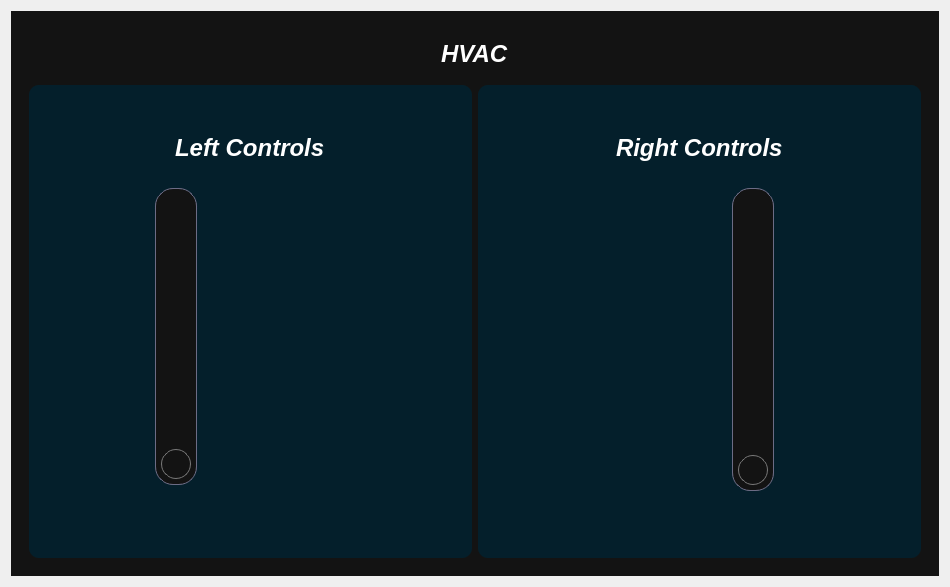
<?xml version="1.0" encoding="UTF-8"?>
<ui version="4.0">
 <class>HVAC</class>
 <widget class="QWidget" name="HVAC">
  <property name="geometry">
   <rect>
    <x>0</x>
    <y>0</y>
    <width>950</width>
    <height>587</height>
   </rect>
  </property>
  <property name="windowTitle">
   <string>Form</string>
  </property>
  <property name="styleSheet">
   <string notr="true">*{
	border: none;
	background-color: transparent;
	background: none; 
	padding: 0;
	margin: 0;
	color: #fff;
}

#scrollAreaWidgetContents{
	background-color: #131313 ; /* black */
}

#centralwidget{
	background-color: #131313 ; /* black */
}

#centralwidget QPushButton{
	background-color: #6C6C85 ; /* pastel purple */
	padding: 5px 10px;
	border-radius: 10px;
}

#centralwidget QPushButton:pressed {
    background-color: #4BD7D6 ; /* light blue */
}

#centralwidget QSlider::groove:horizontal {
    border: 1px solid #6C6C85 ; /* pastel purple */
    height: 15px;
    border-radius: 8px;
}

#centralwidget  QSlider::sub-page:horizontal {
    background-color: #4BD7D6 ; /* light blue */
    height: 15px;
    border-radius: 5px;
}

#centralwidget QSlider::handle:horizontal {
    background: qlineargradient(x1:0, y1:0, x2:1, y2:1,
        stop:0 #eee, stop:1 #ccc);
    border: 1px solid #777;
    width: 20px;
    margin-top: -2px;
    margin-bottom: -2px;
    border-radius: 8px;
}

QSlider::groove:vertical {
    background-color: #4BD7D6 ; /* light blue */
	border: 1px solid #6C6C85 ; /* pastel purple */
    width: 40px;
    border-radius: 20px;
}

QSlider::sub-page:vertical {
    border: 1px solid #6C6C85; /* pastel purple */
    background-color: #131313; /* black */
    width: 36px;
    margin-top: 0px; /* Adjusted for better alignment */
    margin-bottom: -20px; /* Space below the sub-page */
    border-radius: 18px;
}

QSlider::handle:vertical {
    height: 28px;
    background: qlineargradient(x1:0, y1:0, x2:1, y2:1,
        stop:0 #eee, stop:1 #ccc);
    border: 1px solid #777;
    width: 28px;
    margin-top: 5px;
    margin-bottom: 5px;
	margin-left: 5px;
	margin-right: 5px;
    border-radius: 15px;
}



QScrollBar:horizontal {
        min-width: 240px;
        height: 13px;
    }

    QScrollBar:vertical {
        min-height: 240px;
        width: 13px;
    }

    QScrollBar::groove {
        background: 2A2827; /* dark grey */
        border-radius: 5px;
    }

    QScrollBar::handle {
        background: #4BD7D6 ; /* light blue */
        border-radius: 5px;
    }

    QScrollBar::handle:horizontal {
        width: 25px;
    }

    QScrollBar::handle:vertical {
        height: 25px; scrollAreaWidgetContents 
    }

#leftControls{
	background: #041F2B ; /* dark blue */
	border-radius: 10px;
}

#rightControls{
	background: #041F2B ; /* dark blue */
	border-radius: 10px;
}


/*============================================*/

QListWidget {
    min-height: 150px;
    max-height: 150px;
    background-color: #131313 ; /* black */
    border: 1px solid #6C6C85 ; /* pastel purple */
    border-radius: 8px;
}

QListWidget::item {
    height: 50px;
    width: 50px;
    border-radius:  8px;
	text-align: center;
}

QListWidget::item:selected {
    background-color: #4BD7D6 ; /* light blue */
    border-radius: 8px;
}

QListWidget::item:selected:!active {
    border-width: 0px;
}

QListWidget::item:selected:active {
    background-color: #4BD7D6 ; /* light blue */
}

QListWidget::item:selected:!focus {
	color: black;
    border-width: 0px;
}

QListWidget::item:focus {
    background-color: #6C6C85 ; /* pastel purple */
}

QListWidget::item:hover {
    background-color: #6C6C85 ; /* pastel purple */
}

</string>
  </property>
  <layout class="QVBoxLayout" name="verticalLayout">
   <item>
    <widget class="QFrame" name="centralwidget">
     <property name="frameShape">
      <enum>QFrame::StyledPanel</enum>
     </property>
     <property name="frameShadow">
      <enum>QFrame::Raised</enum>
     </property>
     <layout class="QGridLayout" name="gridLayout_4">
      <item row="0" column="0">
       <widget class="QFrame" name="frame">
        <property name="minimumSize">
         <size>
          <width>0</width>
          <height>300</height>
         </size>
        </property>
        <property name="frameShape">
         <enum>QFrame::StyledPanel</enum>
        </property>
        <property name="frameShadow">
         <enum>QFrame::Raised</enum>
        </property>
        <layout class="QGridLayout" name="gridLayout">
         <item row="0" column="0" colspan="2" alignment="Qt::AlignBottom">
          <widget class="QFrame" name="frame_2">
           <property name="minimumSize">
            <size>
             <width>0</width>
             <height>50</height>
            </size>
           </property>
           <property name="frameShape">
            <enum>QFrame::StyledPanel</enum>
           </property>
           <property name="frameShadow">
            <enum>QFrame::Raised</enum>
           </property>
           <layout class="QVBoxLayout" name="verticalLayout_4">
            <item alignment="Qt::AlignHCenter">
             <widget class="QLabel" name="label_2">
              <property name="sizePolicy">
               <sizepolicy hsizetype="MinimumExpanding" vsizetype="Fixed">
                <horstretch>0</horstretch>
                <verstretch>0</verstretch>
               </sizepolicy>
              </property>
              <property name="font">
               <font>
                <pointsize>18</pointsize>
                <weight>75</weight>
                <italic>true</italic>
                <bold>true</bold>
               </font>
              </property>
              <property name="text">
               <string>HVAC</string>
              </property>
             </widget>
            </item>
           </layout>
          </widget>
         </item>
         <item row="1" column="0">
          <widget class="QFrame" name="leftControls">
           <property name="minimumSize">
            <size>
             <width>0</width>
             <height>0</height>
            </size>
           </property>
           <property name="frameShape">
            <enum>QFrame::StyledPanel</enum>
           </property>
           <property name="frameShadow">
            <enum>QFrame::Raised</enum>
           </property>
           <layout class="QGridLayout" name="gridLayout_2">
            <item row="1" column="0" colspan="4" alignment="Qt::AlignHCenter">
             <widget class="QLabel" name="label">
              <property name="font">
               <font>
                <pointsize>18</pointsize>
                <weight>75</weight>
                <italic>true</italic>
                <bold>true</bold>
               </font>
              </property>
              <property name="text">
               <string>Left Controls</string>
              </property>
             </widget>
            </item>
            <item row="0" column="0" colspan="4">
             <spacer name="verticalSpacer_7">
              <property name="orientation">
               <enum>Qt::Vertical</enum>
              </property>
              <property name="sizeType">
               <enum>QSizePolicy::Fixed</enum>
              </property>
              <property name="sizeHint" stdset="0">
               <size>
                <width>20</width>
                <height>40</height>
               </size>
              </property>
             </spacer>
            </item>
            <item row="5" column="0" colspan="4">
             <spacer name="verticalSpacer_5">
              <property name="orientation">
               <enum>Qt::Vertical</enum>
              </property>
              <property name="sizeType">
               <enum>QSizePolicy::Preferred</enum>
              </property>
              <property name="sizeHint" stdset="0">
               <size>
                <width>20</width>
                <height>40</height>
               </size>
              </property>
             </spacer>
            </item>
            <item row="2" column="0" colspan="4">
             <spacer name="verticalSpacer_3">
              <property name="orientation">
               <enum>Qt::Vertical</enum>
              </property>
              <property name="sizeType">
               <enum>QSizePolicy::Fixed</enum>
              </property>
              <property name="sizeHint" stdset="0">
               <size>
                <width>20</width>
                <height>20</height>
               </size>
              </property>
             </spacer>
            </item>
            <item row="3" column="2" rowspan="2">
             <widget class="QFrame" name="leftFrame">
              <property name="sizePolicy">
               <sizepolicy hsizetype="Preferred" vsizetype="Expanding">
                <horstretch>0</horstretch>
                <verstretch>0</verstretch>
               </sizepolicy>
              </property>
              <property name="frameShape">
               <enum>QFrame::StyledPanel</enum>
              </property>
              <property name="frameShadow">
               <enum>QFrame::Raised</enum>
              </property>
              <layout class="QVBoxLayout" name="verticalLayout_5">
               <item>
                <widget class="QWidget" name="LeftTemp_Placeholder" native="true">
                 <property name="sizePolicy">
                  <sizepolicy hsizetype="Preferred" vsizetype="Preferred">
                   <horstretch>0</horstretch>
                   <verstretch>0</verstretch>
                  </sizepolicy>
                 </property>
                </widget>
               </item>
              </layout>
             </widget>
            </item>
            <item row="3" column="1" alignment="Qt::AlignLeft">
             <widget class="QFrame" name="frame_4">
              <property name="frameShape">
               <enum>QFrame::StyledPanel</enum>
              </property>
              <property name="frameShadow">
               <enum>QFrame::Raised</enum>
              </property>
              <layout class="QVBoxLayout" name="verticalLayout_6">
               <property name="spacing">
                <number>4</number>
               </property>
               <property name="leftMargin">
                <number>0</number>
               </property>
               <property name="topMargin">
                <number>0</number>
               </property>
               <property name="rightMargin">
                <number>0</number>
               </property>
               <property name="bottomMargin">
                <number>0</number>
               </property>
               <item alignment="Qt::AlignHCenter">
                <widget class="QSlider" name="leftFanSpeed_slider">
                 <property name="sizePolicy">
                  <sizepolicy hsizetype="Fixed" vsizetype="Expanding">
                   <horstretch>0</horstretch>
                   <verstretch>0</verstretch>
                  </sizepolicy>
                 </property>
                 <property name="minimumSize">
                  <size>
                   <width>60</width>
                   <height>0</height>
                  </size>
                 </property>
                 <property name="orientation">
                  <enum>Qt::Vertical</enum>
                 </property>
                 <property name="invertedAppearance">
                  <bool>false</bool>
                 </property>
                 <property name="invertedControls">
                  <bool>false</bool>
                 </property>
                 <property name="tickPosition">
                  <enum>QSlider::NoTicks</enum>
                 </property>
                 <property name="tickInterval">
                  <number>0</number>
                 </property>
                </widget>
               </item>
               <item alignment="Qt::AlignHCenter|Qt::AlignVCenter">
                <widget class="QLabel" name="label_3">
                 <property name="text">
                  <string/>
                 </property>
                 <property name="pixmap">
                  <pixmap resource="../assets/res.qrc">:/Images/Images/HMI_HVAC_Fan_Icon.svg</pixmap>
                 </property>
                 <property name="scaledContents">
                  <bool>false</bool>
                 </property>
                 <property name="alignment">
                  <set>Qt::AlignCenter</set>
                 </property>
                </widget>
               </item>
              </layout>
             </widget>
            </item>
           </layout>
          </widget>
         </item>
         <item row="1" column="1">
          <widget class="QFrame" name="rightControls">
           <property name="minimumSize">
            <size>
             <width>0</width>
             <height>0</height>
            </size>
           </property>
           <property name="frameShape">
            <enum>QFrame::StyledPanel</enum>
           </property>
           <property name="frameShadow">
            <enum>QFrame::Raised</enum>
           </property>
           <layout class="QGridLayout" name="gridLayout_3">
            <item row="4" column="0" colspan="4">
             <spacer name="verticalSpacer_6">
              <property name="orientation">
               <enum>Qt::Vertical</enum>
              </property>
              <property name="sizeType">
               <enum>QSizePolicy::Preferred</enum>
              </property>
              <property name="sizeHint" stdset="0">
               <size>
                <width>20</width>
                <height>40</height>
               </size>
              </property>
             </spacer>
            </item>
            <item row="3" column="2">
             <widget class="QFrame" name="frame_6">
              <property name="frameShape">
               <enum>QFrame::StyledPanel</enum>
              </property>
              <property name="frameShadow">
               <enum>QFrame::Raised</enum>
              </property>
              <layout class="QVBoxLayout" name="verticalLayout_8">
               <property name="spacing">
                <number>4</number>
               </property>
               <property name="leftMargin">
                <number>0</number>
               </property>
               <property name="topMargin">
                <number>0</number>
               </property>
               <property name="rightMargin">
                <number>0</number>
               </property>
               <property name="bottomMargin">
                <number>0</number>
               </property>
               <item alignment="Qt::AlignHCenter">
                <widget class="QSlider" name="rightFanSpeed_slider">
                 <property name="minimumSize">
                  <size>
                   <width>60</width>
                   <height>0</height>
                  </size>
                 </property>
                 <property name="orientation">
                  <enum>Qt::Vertical</enum>
                 </property>
                </widget>
               </item>
               <item alignment="Qt::AlignHCenter|Qt::AlignVCenter">
                <widget class="QLabel" name="label_4">
                 <property name="text">
                  <string/>
                 </property>
                 <property name="pixmap">
                  <pixmap resource="../assets/res.qrc">:/Images/Images/HMI_HVAC_Fan_Icon.svg</pixmap>
                 </property>
                </widget>
               </item>
              </layout>
             </widget>
            </item>
            <item row="1" column="0" colspan="4" alignment="Qt::AlignHCenter">
             <widget class="QLabel" name="label_6">
              <property name="font">
               <font>
                <pointsize>18</pointsize>
                <weight>75</weight>
                <italic>true</italic>
                <bold>true</bold>
               </font>
              </property>
              <property name="text">
               <string>Right Controls</string>
              </property>
             </widget>
            </item>
            <item row="2" column="0" colspan="4">
             <spacer name="verticalSpacer_4">
              <property name="orientation">
               <enum>Qt::Vertical</enum>
              </property>
              <property name="sizeType">
               <enum>QSizePolicy::Fixed</enum>
              </property>
              <property name="sizeHint" stdset="0">
               <size>
                <width>20</width>
                <height>20</height>
               </size>
              </property>
             </spacer>
            </item>
            <item row="0" column="0" colspan="4">
             <spacer name="verticalSpacer_8">
              <property name="orientation">
               <enum>Qt::Vertical</enum>
              </property>
              <property name="sizeType">
               <enum>QSizePolicy::Fixed</enum>
              </property>
              <property name="sizeHint" stdset="0">
               <size>
                <width>20</width>
                <height>40</height>
               </size>
              </property>
             </spacer>
            </item>
            <item row="3" column="1">
             <widget class="QFrame" name="rightFrame">
              <property name="sizePolicy">
               <sizepolicy hsizetype="Preferred" vsizetype="Preferred">
                <horstretch>0</horstretch>
                <verstretch>0</verstretch>
               </sizepolicy>
              </property>
              <property name="frameShape">
               <enum>QFrame::StyledPanel</enum>
              </property>
              <property name="frameShadow">
               <enum>QFrame::Raised</enum>
              </property>
              <layout class="QVBoxLayout" name="verticalLayout_7">
               <item>
                <widget class="QWidget" name="RightTemp_Placeholder" native="true"/>
               </item>
              </layout>
             </widget>
            </item>
           </layout>
          </widget>
         </item>
        </layout>
       </widget>
      </item>
     </layout>
    </widget>
   </item>
  </layout>
 </widget>
 <resources>
  <include location="../assets/res.qrc"/>
 </resources>
 <connections/>
</ui>
